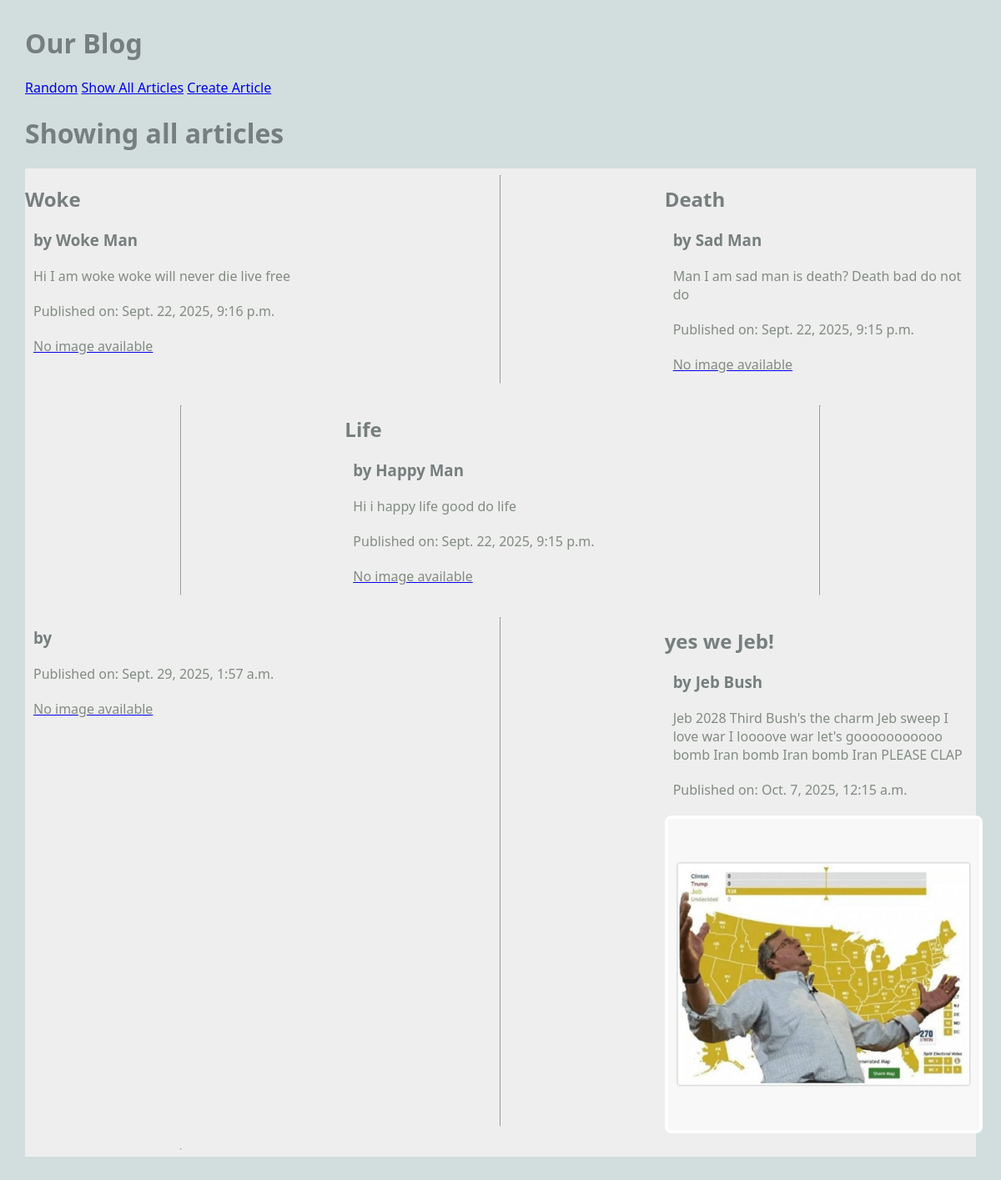
/blog/show_all, run on the app's committed database.
### blog/models.py (models this page shows, shortened)
class Article(models.Model):
    title = models.TextField(blank=True)
    author = models.TextField(blank=True)
    text = models.TextField(blank=True)
    published = models.DateTimeField(auto_now=True)
    image_file = models.ImageField(blank=True)
    def __str__(self):
        return f"{self.title} by {self.author}"

### blog/views.py (the view)
# urls.py: path('show_all', ShowAllView.as_view(), name='show_all'),
class ShowAllView(ListView):
    model = Article
    template_name = 'blog/show_all.html'
    context_object_name = 'articles'

### blog/templates/blog/show_all.html
{% extends 'blog/base.html' %}
{% block content %}
<h1>Showing all articles</h1>
<main class = "grid-container">
    {% for article in articles %}
    <article>
        <div>
            <h2>{{ article.title }}</h2>
            <h3>by {{ article.author }}</h3>
            <p>{{ article.text }}</p>
            <p>Published on: {{ article.published }}</p>
        </div>
            <a href="{% url 'article' article.pk %}">
            {% if article.image_file %}
                <img src = {{article.image_file.url}}>
            {% else %}
                <p>No image available</p>
            {% endif %}
            </a>
        </article>
        <hr>
    {% endfor %}
</main>
{% endblock %}

### blog/templates/blog/base.html (shortened to what this page needs)
{% load static %}
<html>
    <head>
        <link rel="stylesheet" href="{% static 'blog.css' %}">
    </head>
    <body>
        <head>
            <h1>Our Blog</h1>
            <nav>
                <ul>
                    <li><a href="{% url 'random' %}">Random</a></li>
                    <li><a href="{% url 'show_all' %}">Show All Articles</a></li>
                    <li><a href="{% url 'create_article' %}">Create Article</a></li>
                </ul>
            </nav>
        </head>
        {% block content %}
        {% endblock %}
    </body>
</html>

### static/blog.css (style rules this page uses)
body { margin: 30px; background: #d1dedd; font-family:'Segoe UI', Tahoma, Geneva, Verdana, sans-serif; }
ul, li { padding: 0px; list-style-type: none; }
h1, h2, h3 { color: #767f7e; }
p { color: #828b82; }
.grid-container { background: #eee; max-width: 900px; display: grid; grid-template-columns: repeat(3, 1fr); grid-gap: 10px; max-width: 1200px; margin: 20px auto; }
article img, article.featured img { width: 100%; border: 4px solid #fff; border-radius: 8px; }
article p, article h3 { margin: 20px 10px; }
nav li { display: inline; }

### data on the page
Article: title "Woke", author "Woke Man", text "Hi I am woke woke will never die live free", published "Sept. 22, 2025, 9:16 p.m.", image_file "No image available"
Article: title "Death", author "Sad Man", text "Man I am sad man is death? Death bad do not do", published "Sept. 22, 2025, 9:15 p.m.", image_file "No image available"
Article: title "Life", author "Happy Man", text "Hi i happy life good do life", published "Sept. 22, 2025, 9:15 p.m.", image_file "No image available"
Article: published "Sept. 29, 2025, 1:57 a.m.", image_file "No image available"
Article: title "yes we Jeb!", author "Jeb Bush", text "Jeb 2028 Third Bush's the charm Jeb sweep I love war I loooove war let's gooooooooooo bomb Iran bomb Iran bomb Iran PLEASE CLAP", published "Oct. 7, 2025, 12:15 a.m.", image_file (picture)
